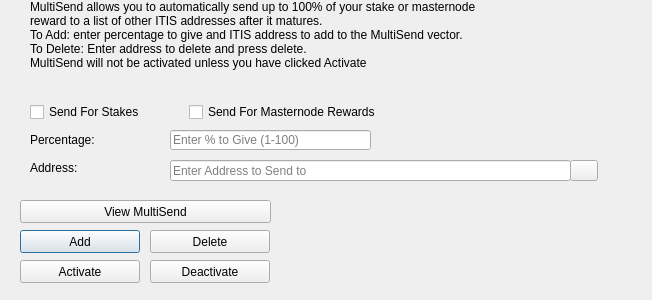
<?xml version="1.0" encoding="UTF-8"?>
<ui version="4.0">
 <class>MultiSendDialog</class>
 <widget class="QDialog" name="MultiSendDialog">
  <property name="windowModality">
   <enum>Qt::NonModal</enum>
  </property>
  <property name="geometry">
   <rect>
    <x>0</x>
    <y>0</y>
    <width>652</width>
    <height>300</height>
   </rect>
  </property>
  <property name="windowTitle">
   <string>MultiSend</string>
  </property>
  <widget class="QLineEdit" name="multiSendPercentEdit">
   <property name="geometry">
    <rect>
     <x>170</x>
     <y>130</y>
     <width>201</width>
     <height>20</height>
    </rect>
   </property>
   <property name="toolTip">
    <string>Enter whole numbers 1 - 100</string>
   </property>
   <property name="placeholderText">
    <string>Enter % to Give (1-100)</string>
   </property>
  </widget>
  <widget class="QLineEdit" name="multiSendAddressEdit">
   <property name="geometry">
    <rect>
     <x>170</x>
     <y>160</y>
     <width>401</width>
     <height>21</height>
    </rect>
   </property>
   <property name="toolTip">
    <string/>
   </property>
   <property name="placeholderText">
    <string>Enter Address to Send to</string>
   </property>
  </widget>
  <widget class="QLabel" name="label_2">
   <property name="geometry">
    <rect>
     <x>30</x>
     <y>0</y>
     <width>451</width>
     <height>121</height>
    </rect>
   </property>
   <property name="lineWidth">
    <number>1</number>
   </property>
   <property name="text">
    <string>MultiSend allows you to automatically send up to 100% of your stake or masternode reward to a list of other ITIS addresses after it matures.
To Add: enter percentage to give and ITIS address to add to the MultiSend vector.
To Delete: Enter address to delete and press delete.
MultiSend will not be activated unless you have clicked Activate</string>
   </property>
   <property name="alignment">
    <set>Qt::AlignLeading|Qt::AlignLeft|Qt::AlignTop</set>
   </property>
   <property name="wordWrap">
    <bool>true</bool>
   </property>
  </widget>
  <widget class="QLabel" name="message">
   <property name="geometry">
    <rect>
     <x>290</x>
     <y>200</y>
     <width>351</width>
     <height>91</height>
    </rect>
   </property>
   <property name="text">
    <string/>
   </property>
  </widget>
  <widget class="QPushButton" name="addButton">
   <property name="geometry">
    <rect>
     <x>20</x>
     <y>230</y>
     <width>120</width>
     <height>23</height>
    </rect>
   </property>
   <property name="toolTip">
    <string/>
   </property>
   <property name="statusTip">
    <string>Add to MultiSend Vector</string>
   </property>
   <property name="text">
    <string>Add</string>
   </property>
  </widget>
  <widget class="QPushButton" name="disableButton">
   <property name="geometry">
    <rect>
     <x>150</x>
     <y>260</y>
     <width>120</width>
     <height>23</height>
    </rect>
   </property>
   <property name="statusTip">
    <string>Deactivate MultiSend</string>
   </property>
   <property name="text">
    <string>Deactivate</string>
   </property>
  </widget>
  <widget class="QPushButton" name="addressBookButton">
   <property name="geometry">
    <rect>
     <x>570</x>
     <y>160</y>
     <width>28</width>
     <height>21</height>
    </rect>
   </property>
   <property name="toolTip">
    <string>Choose an address from the address book</string>
   </property>
   <property name="text">
    <string/>
   </property>
   <property name="icon">
    <iconset resource="../itis.qrc">
     <normaloff>:/icons/address-book</normaloff>:/icons/address-book</iconset>
   </property>
   <property name="shortcut">
    <string>Alt+A</string>
   </property>
   <property name="autoDefault">
    <bool>false</bool>
   </property>
  </widget>
  <widget class="QLabel" name="label">
   <property name="geometry">
    <rect>
     <x>30</x>
     <y>130</y>
     <width>121</width>
     <height>20</height>
    </rect>
   </property>
   <property name="toolTip">
    <string>Percentage of stake to send</string>
   </property>
   <property name="text">
    <string>Percentage:</string>
   </property>
  </widget>
  <widget class="QLabel" name="label_5">
   <property name="geometry">
    <rect>
     <x>30</x>
     <y>160</y>
     <width>111</width>
     <height>16</height>
    </rect>
   </property>
   <property name="toolTip">
    <string>Address to send portion of stake to</string>
   </property>
   <property name="text">
    <string>Address:</string>
   </property>
  </widget>
  <widget class="QPushButton" name="deleteButton">
   <property name="geometry">
    <rect>
     <x>150</x>
     <y>230</y>
     <width>120</width>
     <height>23</height>
    </rect>
   </property>
   <property name="toolTip">
    <string/>
   </property>
   <property name="statusTip">
    <string>Delete Address From MultiSend Vector</string>
   </property>
   <property name="text">
    <string>Delete</string>
   </property>
  </widget>
  <widget class="QPushButton" name="activateButton">
   <property name="geometry">
    <rect>
     <x>20</x>
     <y>260</y>
     <width>120</width>
     <height>23</height>
    </rect>
   </property>
   <property name="statusTip">
    <string>Activate MultiSend</string>
   </property>
   <property name="text">
    <string>Activate</string>
   </property>
  </widget>
  <widget class="QPushButton" name="viewButton">
   <property name="geometry">
    <rect>
     <x>20</x>
     <y>200</y>
     <width>251</width>
     <height>23</height>
    </rect>
   </property>
   <property name="toolTip">
    <string/>
   </property>
   <property name="statusTip">
    <string>View MultiSend Vector</string>
   </property>
   <property name="text">
    <string>View MultiSend</string>
   </property>
  </widget>
  <widget class="QWidget" name="horizontalLayoutWidget">
   <property name="geometry">
    <rect>
     <x>30</x>
     <y>100</y>
     <width>351</width>
     <height>24</height>
    </rect>
   </property>
   <layout class="QHBoxLayout" name="horizontalLayout">
    <item>
     <widget class="QCheckBox" name="multiSendStakeCheckBox">
      <property name="text">
       <string>Send For Stakes</string>
      </property>
     </widget>
    </item>
    <item>
     <widget class="QCheckBox" name="multiSendMasternodeCheckBox">
      <property name="text">
       <string>Send For Masternode Rewards</string>
      </property>
     </widget>
    </item>
   </layout>
  </widget>
 </widget>
 <resources>
  <include location="../itis.qrc"/>
 </resources>
 <connections/>
</ui>
